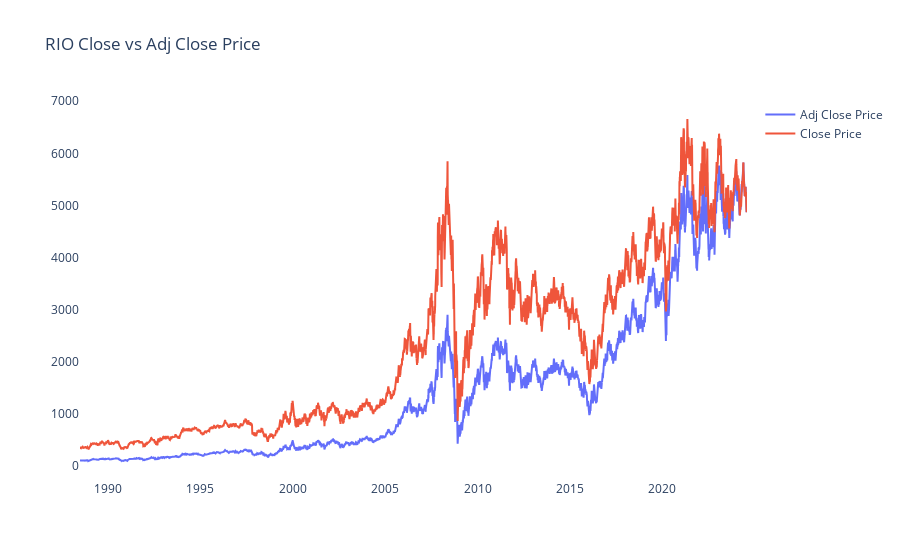

Notebook cell for this chart:
### Markdown cell above
### Importing data from a CSV to plot

### Code cell
# Getting data
RIO = pd.read_csv('C:/Users/nelli/OneDrive/Documents/Investing/Companies/Rio Tinto/Data/RIO.csv')

# Grabbing Adj Close
Close = RIO['Close']
Adj_Close = RIO['Adj Close']
Date = RIO['Date']

# Plotting data
trace = go.Scatter( x = Date, y = Adj_Close,
                   name = 'Adj Close Price')
trace1 = go.Scatter( x = Date, y = Close,
                   name = 'Close Price')
layout = go.Layout(title='RIO Close vs Adj Close Price', 
                   plot_bgcolor=('#FFFFFF'),
                   showlegend = True) 

fig = go.Figure(data=[trace, trace1], layout=layout)
fig.update_layout(hovermode="x unified")
iplot(fig, filename='RIO')

### Figure 1 — Plotly figure (JSON) as saved in the notebook; plotly's stock layout.template omitted (floating-point values rounded to 4 significant figures; data arrays with more than 128 entries replaced by an {"elided": "..."} marker saying what was removed)
{"data": [{"name": "Adj Close Price", "type": "scatter", "x": {"elided": "9260 str values"}, "y": {"elided": "9260 float values"}}, {"name": "Close Price", "type": "scatter", "x": {"elided": "9260 str values"}, "y": {"elided": "9260 float values"}}], "layout": {"autosize": true, "hovermode": "x unified", "plot_bgcolor": "#FFFFFF", "showlegend": true, "title": {"text": "RIO Close vs Adj Close Price"}, "xaxis": {"autorange": true, "range": ["1988-07-01", "2024-07-31"], "type": "date"}, "yaxis": {"autorange": true, "range": [-263.0, 7022.0], "type": "linear"}}}
